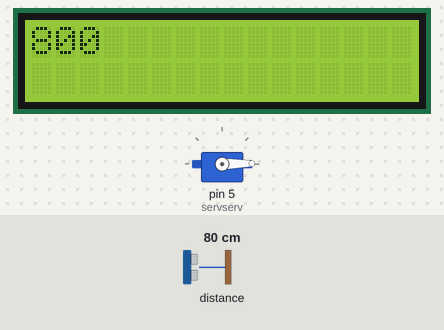
Bench run of a sketch on a simulated Arduino Uno, built with avr-gcc and run on an emulated ATmega328P. On the bench: servo, 16×2 character LCD. The test bench sets the inputs (shaded band); at power-on: distance to the obstacle 80 cm.

Above: at 1.2 s.
1.3 s: distance to the obstacle set to 2 cm
At 2.87 s:
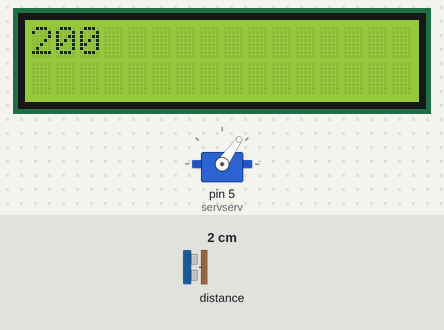
4.7 s: distance to the obstacle set to 4 cm
At 5.72 s:
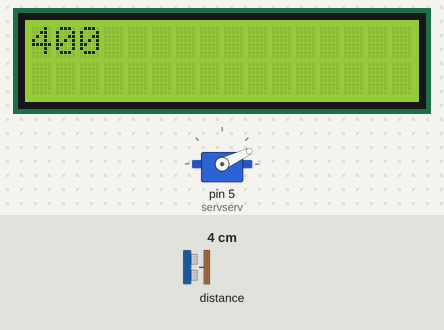
8.1 s: distance to the obstacle set to 9 cm
At 10.51 s:
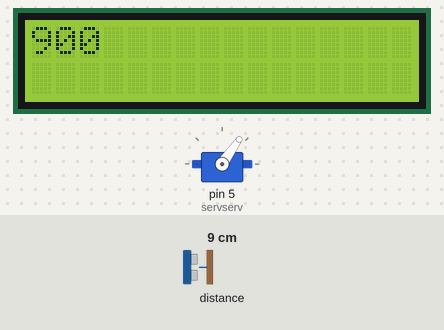
Timing chart, 0 to 17.8 s (numbered marks = the images above; inputs shaded):
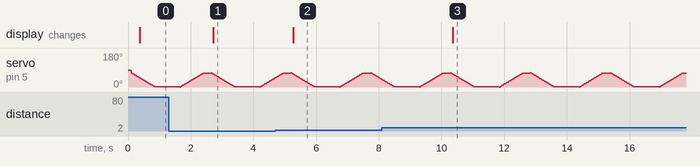

The sketch:

sketch_aug10b.ino
```cpp
/* This example shows how to get single-shot range
 measurements from the VL53L0X. The sensor can optionally be
 configured with different ranging profiles, as described in
 the VL53L0X API user manual, to get better performance for
 a certain application. This code is based on the four
 "SingleRanging" examples in the VL53L0X API.

 The range readings are in units of mm. */

#include <Wire.h>
#include <VL53L0X.h>
#include <Servo.h>
#include <LiquidCrystal_I2C.h>


VL53L0X sensor;
Servo servserv;
LiquidCrystal_I2C lcd(0x27, 16, 2);

int angle;

// Uncomment this line to use long range mode. This
// increases the sensitivity of the sensor and extends its
// potential range, but increases the likelihood of getting
// an inaccurate reading because of reflections from objects
// other than the intended target. It works best in dark
// conditions.

//#define LONG_RANGE


// Uncomment ONE of these two lines to get
// - higher speed at the cost of lower accuracy OR
// - higher accuracy at the cost of lower speed

//#define HIGH_SPEED
//#define HIGH_ACCURACY


void setup()
{
  servserv.attach(5);
  sensor.init();
  Serial.begin(9600);
  Wire.begin();

  sensor.setTimeout(500);
  if (!sensor.init())
  {
    Serial.println("Failed to detect and initialize sensor!");
    while (1) {}
  }

#if defined LONG_RANGE
  // lower the return signal rate limit (default is 0.25 MCPS)
  sensor.setSignalRateLimit(0.1);
  // increase laser pulse periods (defaults are 14 and 10 PCLKs)
  sensor.setVcselPulsePeriod(VL53L0X::VcselPeriodPreRange, 18);
  sensor.setVcselPulsePeriod(VL53L0X::VcselPeriodFinalRange, 14);
#endif

#if defined HIGH_SPEED
  // reduce timing budget to 20 ms (default is about 33 ms)
  sensor.setMeasurementTimingBudget(20000);
#elif defined HIGH_ACCURACY
  // increase timing budget to 200 ms
  sensor.setMeasurementTimingBudget(200000);
#endif

  lcd.init();
  lcd.backlight();
}

void loop()
{
        lcd.setCursor(0, 0);
        lcd.print(sensor.readRangeSingleMillimeters());

        for (angle = 75; angle > 0; angle--)
        {
          servserv.write(angle);    //angle(각도)값으로 서보모터 제어
          delay(10);                    //delay로 각도의 변화 속도를 조절 (0.1초 단위)
        }
        delay(800);                 // 0.001초 단위
        for (angle = 0; angle < 75; angle++)
        {
          servserv.write(angle);    //angle(각도)값으로 서보모터 제어
          delay(10);                    //delay로 각도의 변화 속도를 조절 (0.1초 단위)
        }
        delay(200);                 // 0.001초 단

/* while(1)
  {


    summm += sensor.readRangeSingleMillimeters();
    a++;
    if(a == 10)
    {
      average = summm/10;
      Serial.print("average : ");
      Serial.println(average);

      summm = 0;
      a = 0;

      aver[i] = average;
      i++;
    }

    if(aver[j] <=aver[j+1]  && aver[j] <= aver[j-1])
    {
      Serial.print("현재 최소 평균은 : ");
      Serial.println(aver[j]);
    }*/
  }
```

Measured:
- after the input at 1.3 s, the display: changes after 1.4 s (image 1)
- after the input at 4.7 s, the display: changes after 0.57 s (image 2)
- after the input at 8.1 s, the display: changes after 2.3 s (image 3)
